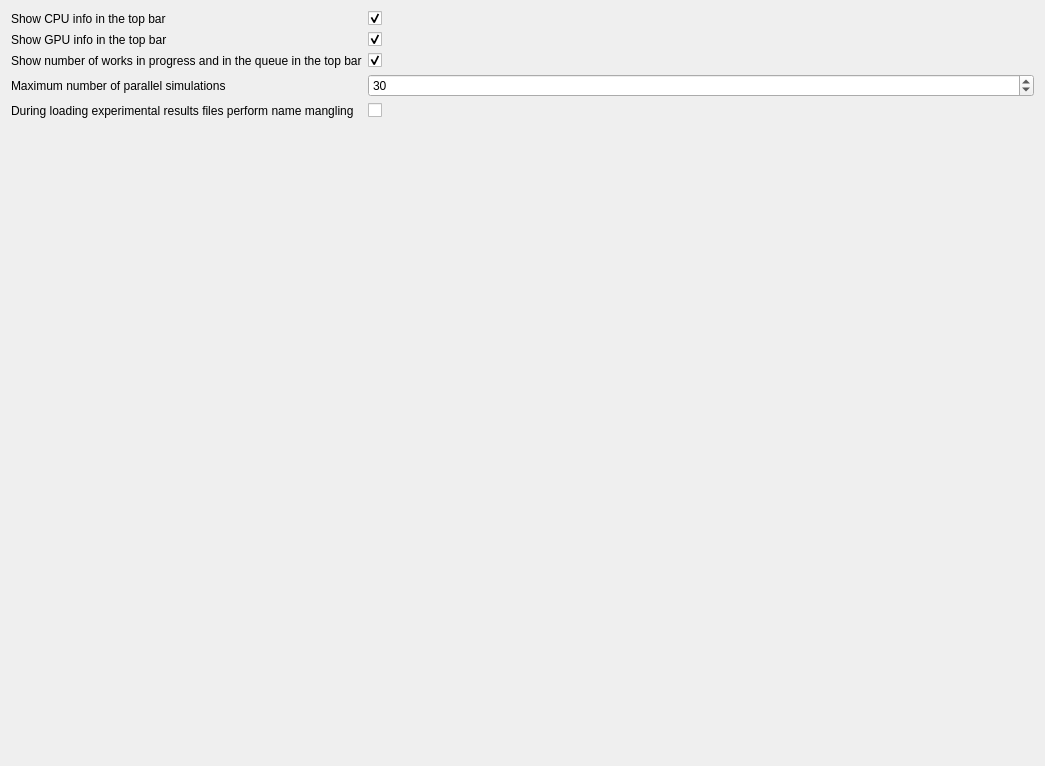
          <widget class="QWidget" name="tabGuiSettings">
           <property name="geometry">
            <rect>
             <x>0</x>
             <y>0</y>
             <width>1045</width>
             <height>766</height>
            </rect>
           </property>
           <attribute name="label">
            <string>Graphical User Interface Settings</string>
           </attribute>
           <layout class="QVBoxLayout" name="verticalLayout">
            <item>
             <layout class="QFormLayout" name="formLayout_2">
              <item row="0" column="0">
               <widget class="QLabel" name="lblShowCpuInfo">
                <property name="text">
                 <string>Show CPU info in the top bar</string>
                </property>
               </widget>
              </item>
              <item row="0" column="1">
               <widget class="QCheckBox" name="cbxShowCpuInfo">
                <property name="text">
                 <string/>
                </property>
                <property name="checked">
                 <bool>true</bool>
                </property>
               </widget>
              </item>
              <item row="1" column="0">
               <widget class="QLabel" name="lblShowGpuInfo">
                <property name="text">
                 <string>Show GPU info in the top bar</string>
                </property>
               </widget>
              </item>
              <item row="1" column="1">
               <widget class="QCheckBox" name="cbxShowGpuInfo">
                <property name="text">
                 <string/>
                </property>
                <property name="checked">
                 <bool>true</bool>
                </property>
               </widget>
              </item>
              <item row="2" column="0">
               <widget class="QLabel" name="lblShowNumberOfWorks">
                <property name="text">
                 <string>Show number of works in progress and in the queue in the top bar</string>
                </property>
               </widget>
              </item>
              <item row="2" column="1">
               <widget class="QCheckBox" name="cbxShowNumberOfWorks">
                <property name="text">
                 <string/>
                </property>
                <property name="checked">
                 <bool>true</bool>
                </property>
               </widget>
              </item>
              <item row="3" column="0">
               <widget class="QLabel" name="lblParallelSimulations">
                <property name="text">
                 <string>Maximum number of parallel simulations</string>
                </property>
               </widget>
              </item>
              <item row="3" column="1">
               <widget class="QSpinBox" name="spbParallelSimulations">
                <property name="minimum">
                 <number>1</number>
                </property>
                <property name="maximum">
                 <number>200</number>
                </property>
                <property name="value">
                 <number>30</number>
                </property>
               </widget>
              </item>
              <item row="4" column="0">
               <widget class="QLabel" name="lblLoadNameMangling">
                <property name="text">
                 <string>During loading experimental results files perform name mangling</string>
                </property>
               </widget>
              </item>
              <item row="4" column="1">
               <widget class="QCheckBox" name="cbxLoadNameMangling">
                <property name="text">
                 <string/>
                </property>
                <property name="checked">
                 <bool>false</bool>
                </property>
               </widget>
              </item>
             </layout>
            </item>
           </layout>
          </widget>
